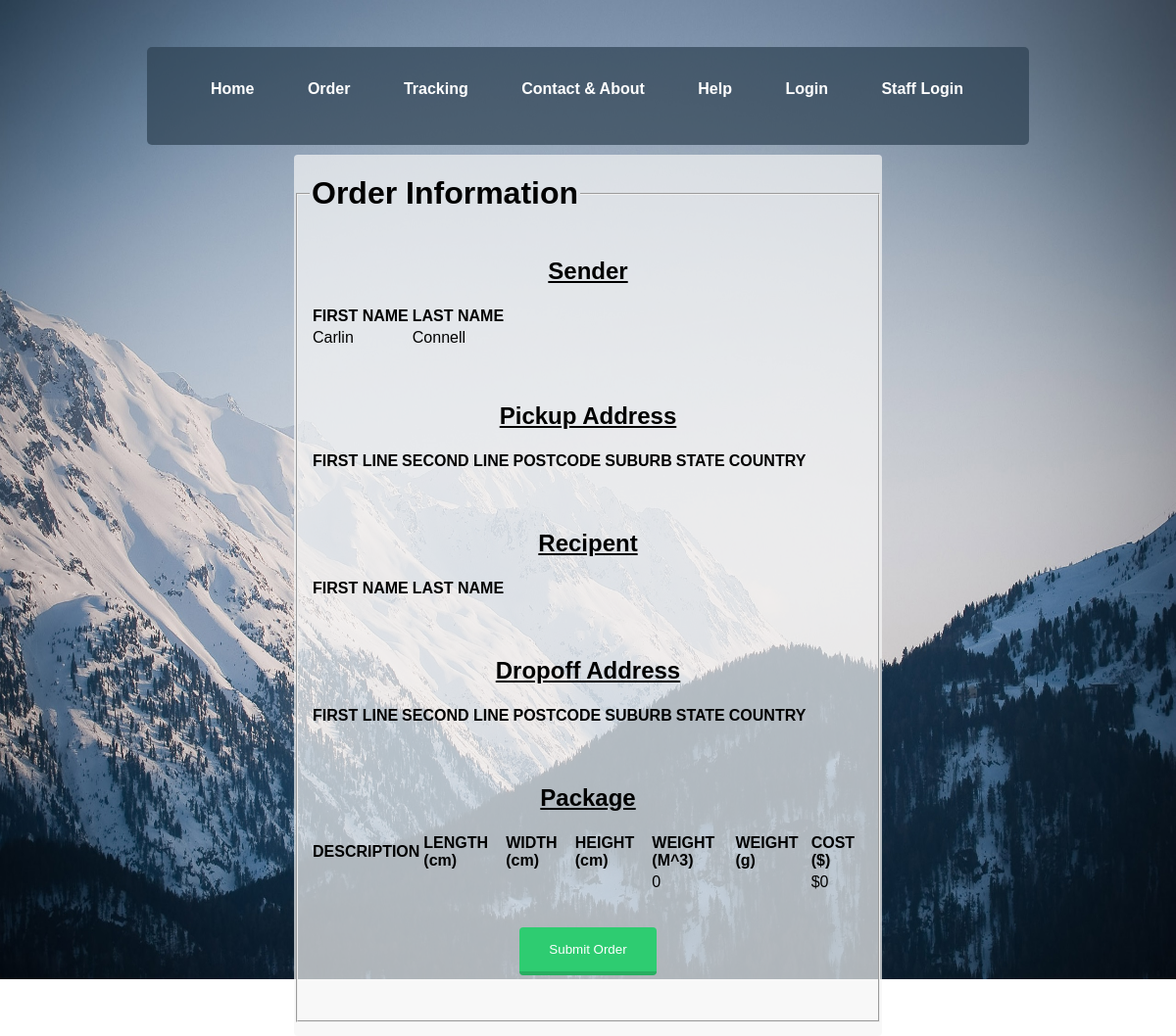
Screenshot of /review_order.php (signed in) with the database file from the repository.
### tables this page shows
CREATE TABLE `Customers` (
	`CUSTOMER_ID` 			INT 		NOT NULL 	AUTO_INCREMENT 	UNIQUE	,
	`CUSTOMER_FIRST_NAME` 	VARCHAR(16) NOT NULL							,
	`CUSTOMER_LAST_NAME` 	VARCHAR(16) NOT NULL							,
	`CUSTOMER_USERNAME`		VARCHAR(16) NOT NULL 					UNIQUE	,
	`CUSTOMER_PASSWORD` 	VARCHAR(16) NOT NULL							,
	`CUSTOMER_MOBILE` 		VARCHAR(8) 	NOT NULL							,
	`CUSTOMER_HOMEPHONE` 	VARCHAR(8) 	NOT NULL							,
	PRIMARY KEY (`CUSTOMER_USERNAME`)
);

### review_order.php (the view, shortened to what this page needs)
<!DOCTYPE html>
<html>
<head>
    <link rel="stylesheet" type="text/css" href="css/login.css"></link>
</head>
<body>
  <div id="nav"><br>
      <div id="nav_wrapper"><br>
          <ul>
              <li><a href="home.php">Home</a></li>
              <li><a href="create_order.php">Order</a></li>
              <li><a href="tracking.html">Tracking</a></li>
              <li><a href="contact & about.html">Contact & About</a></li>
              <li><a href="help.php">Help</a></li>
              <li><a href="login.php">Login</a></li>
              <li><a href="loginstaff.php">Staff Login</a></li>
          </ul>
        </div>
    </div>
</body>
<div class="boxhome4">
<div id="order">
	<form action="submit_order.php">
		<fieldset>
		<legend><h1>Order Information</h1></legend>
			<?php
				$servername = "localhost";
				$username = "root";
				$password = "";
				$dbname = "ifb299";
				$link = mysqli_connect($servername, $username, $password, $dbname);
				$user_query = "
					SELECT
					customers.CUSTOMER_ID,
					customers.CUSTOMER_FIRST_NAME,
					customers.CUSTOMER_LAST_NAME
					FROM customers
					WHERE customers.CUSTOMER_USERNAME = \"" . $_SESSION["CUSTOMER_USERNAME"] . "\";";
				$user_result = $link->query($user_query);
				$sender_first_name = NULL;
				$sender_last_name = NULL;
				if ($user_result->num_rows == 0){
					echo "<p>Sorry, username " . $_SESSION["CUSTOMER_USERNAME"] . " is not found.</p>";
					exit;
				}else if($user_result->num_rows == 1){
					$row = $user_result->fetch_assoc();
					$_SESSION['sender_first_name'] = $sender_first_name = $row['CUSTOMER_FIRST_NAME'];
					$_SESSION['sender_last_name'] = $sender_last_name = $row['CUSTOMER_LAST_NAME'];
				}else{
					echo "<p>Sorry, " . $_SESSION["CUSTOMER_USERNAME"] . " there is a database error.</p>";
					exit;
				}
				$_SESSION['pickup_first_line'] = $pickup_first_line = strtoupper($_GET['pickup_first_line']);
				$_SESSION['pickup_second_line'] = $pickup_second_line = strtoupper($_GET['pickup_second_line']);
				$_SESSION['pickup_postcode'] = $pickup_postcode = $_GET['pickup_postcode'];
				$_SESSION['pickup_suburb'] = $pickup_suburb = strtoupper($_GET['pickup_suburb']);
				$_SESSION['pickup_state'] = $pickup_state = strtoupper($_GET['pickup_state']);
				$_SESSION['pickup_country'] = $pickup_country = strtoupper($_GET['pickup_country']);
				$_SESSION['recipent_first_name'] = $recipent_first_name = strtoupper($_GET['recipent_first_name']);
				$_SESSION['recipent_last_name'] = $recipent_last_name = strtoupper($_GET['recipent_last_name']);
				$_SESSION['dropoff_first_line'] = $dropoff_first_line = strtoupper($_GET['dropoff_first_line']);
				$_SESSION['dropoff_second_line'] = $dropoff_second_line = strtoupper($_GET['dropoff_second_line']);
				$_SESSION['dropoff_postcode'] = $dropoff_postcode = $_GET['dropoff_postcode'];
				$_SESSION['dropoff_suburb'] = $dropoff_suburb = strtoupper($_GET['dropoff_suburb']);
				$_SESSION['dropoff_state'] = $dropoff_state = strtoupper($_GET['dropoff_state']);
				$_SESSION['dropoff_country'] = $dropoff_country = strtoupper($_GET['dropoff_country']);
				$_SESSION['package_description'] = $package_description = strtoupper($_GET['package_description']);
				$_SESSION['package_length'] = $package_length = $_GET['package_length'];
				$_SESSION['package_width'] = $package_width = $_GET['package_width'];
				$_SESSION['package_height'] = $package_height = $_GET['package_height'];
				$_SESSION['package_weight'] = $package_weight = $_GET['package_weight'];
				$_SESSION['package_insurance'] = $package_insurance = $_GET['package_insurance'];
				$_SESSION['package_m3'] = $package_m3 = $package_length * $package_width * $package_height;
				$package_m3_scalar = 0.0;
				$package_weight_scalar = 0.0;
				$package_insurance_scalar = 0.0;
				$cost_query = "
					SELECT * FROM `cost weight`
					ORDER BY DATE_ADDED;";
				$cost_result = $link->query($cost_query);
				if ($cost_result->num_rows == 0){
					echo "<p>Sorry, cannot no cost scalers in database.</p>";
				}else if($cost_result->num_rows > 0){
					$row = $cost_result->fetch_assoc();
					$package_m3_scalar = $row['SIZE_SCALER'];
					$package_weight_scalar = $row['WEIGHT_SCALER'];
					$package_weight_scalar = $row['INSURANCE_SCALER'];
				}
				$_SESSION['package_cost'] = $package_cost =
					$package_m3 * $package_m3_scalar +
					$package_weight * $package_weight_scalar +
					$package_insurance * $package_insurance_scalar;
				echo "<h2><u>Sender</u></h2>";
				echo "<table>
					<tr>
						<th>FIRST NAME</th>
						<th>LAST NAME</th>
					</tr>
					<tr>
						<td>" . $sender_first_name . "</td>
						<td>" . $sender_last_name . "</td>
					</tr>
				</table><p>";
				echo "<br>";
				echo "<h2><u>Pickup Address</u></h2>";
				echo "<table>
						<tr>
							<th>FIRST LINE</th>
							<th>SECOND LINE</th>
							<th>POSTCODE</th>
							<th>SUBURB</th>
							<th>STATE</th>
							<th>COUNTRY</th>
						</tr>
						<tr>
							<td>" . $pickup_first_line . "</td>
							<td>" . $pickup_second_line . "</td>
							<td>" . $pickup_postcode . "</td>
							<td>" . $pickup_suburb . "</td>
							<td>" . $pickup_state . "</td>
							<td>" . $pickup_country . "</td>
						</tr>
					</table><p>";
					echo "<br>";
				echo "<h2><u>Recipent</u></h2>";
				echo "<table>
					<tr>
						<th>FIRST NAME</th>
						<th>LAST NAME</th>
					</tr>
					<tr>
						<td>" . $recipent_first_name . "</td>
						<td>" . $recipent_last_name . "</td>
					</tr>
				</table><p>";
				echo "<br>";
				echo "<h2><u>Dropoff Address</u></h2>";
				echo "<table>
					<tr>
						<th>FIRST LINE</th>
						<th>SECOND LINE</th>
						<th>POSTCODE</th>
						<th>SUBURB</th>
						<th>STATE</th>
						<th>COUNTRY</th>
					</tr>
					<tr>
						<td>" . $dropoff_first_line . "</td>
						<td>" . $dropoff_second_line . "</td>
						<td>" . $dropoff_postcode . "</td>
						<td>" . $dropoff_suburb . "</td>
						<td>" . $dropoff_state . "</td>
						<td>" . $dropoff_country . "</td>
					</tr>
				</table><p>";
				echo "<br>";
				echo "<h2><u>Package</u></h2>";
				echo "<table>
							<tr>
								<th>DESCRIPTION</th>
								<th>LENGTH (cm)</th>
								<th>WIDTH (cm)</th>
								<th>HEIGHT (cm)</th>
								<th>WEIGHT (M^3)</th>
								<th>WEIGHT (g)</th>
								<th>COST ($)</th>
							</tr>
							<tr>
							<td>" . $package_description . "</td>
							<td>" . $package_length . "</td>
							<td>" . $package_width . "</td>
							<td>" . $package_height . "</td>
							<td>" . $package_m3 . "</td>
							<td>" . $package_weight . "</td>
							<td>$". $package_cost . "</td>
							</tr>
					</table><p>";
				echo "<br>";
				?>
			<input type="submit" value="Submit Order" class="btn-review">
		</fieldset>
	</form>
</div>
</body>
</html>

### css/login.css (style rules this page uses)
body { font-family: arial,sans-serif; }
body { margin: 0 auto; background-image: url("../img/loginbackground.jpg"); background-repeat: no-repeat; background-size: 100% 1000px; background-attachment: fixed; }
#nav_wrapper { height: 100px; width: 900px; background: #377D7A; margin-left: auto; margin-right: auto; margin-top: 30px; background-color: rgba(45, 64, 82, 0.7); border-radius: 5px; }
#nav_wrapper ul li { list-style: none; display: inline; font-weight: bold; padding: 15px; }
#nav_wrapper a { color: white; text-decoration: none; padding: 10px; }
.boxhome4 { width: 600px; height: 900px; text-align: left; background-color: rgba(246,246,246, 0.7); border-radius: 4px; margin: 0 auto; margin-top: 10px; }
.btn-review { padding: 15px 30px; cursor: pointer; color: #fff; border-radius: 4px; border: none; margin-left: 0px; background-color: #2ECC71; border-bottom: 4px solid #27AE60; margin-bottom: 20px; }
p { color: #000000; text-align: center; }
h2 { text-align: center; }

### rows the page displays
customers: CUSTOMER_FIRST_NAME "Carlin", CUSTOMER_LAST_NAME "Connell"
cost weight: package_cost "0"

### other values shown
$package_m3 "0"
